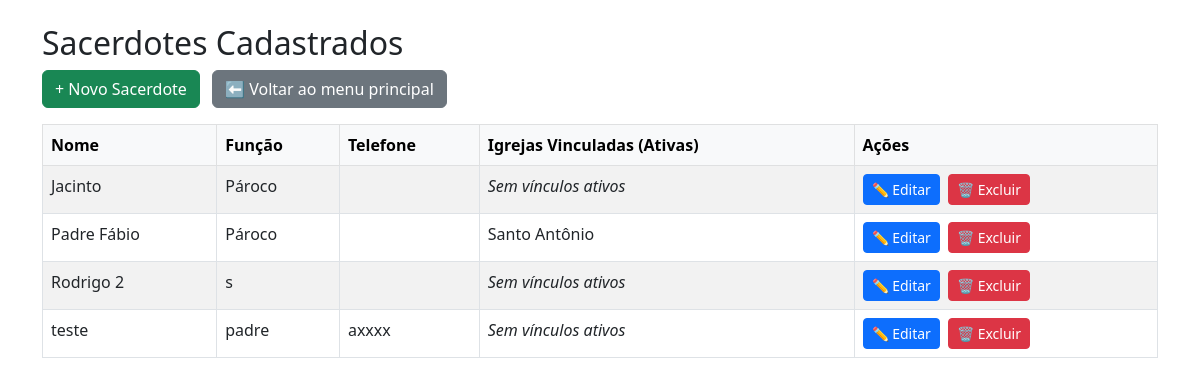
Page /admin/sacerdote_list.php on the committed database.
### tables this page shows
CREATE TABLE IF NOT EXISTS `tbsacerdotes` (
  `idSacerdote` int(11) NOT NULL AUTO_INCREMENT,
  `NomeSacerdote` varchar(250) DEFAULT NULL,
  `Funcao` varchar(50) DEFAULT NULL,
  `Telefone` varchar(30) DEFAULT NULL,
  `DataOrdenacao` date DEFAULT NULL,
  PRIMARY KEY (`idSacerdote`) USING BTREE
);

### admin/sacerdote_list.php (the view, shortened to what this page needs)
<?php include_once("../conexao.php"); ?>
<!DOCTYPE html>
<html lang="pt-br">
<head>
  <link href="https://cdn.jsdelivr.net/npm/bootstrap@5.3.0/dist/css/bootstrap.min.css" rel="stylesheet">
</head>
<body class="container mt-4">
  <h2>Sacerdotes Cadastrados</h2>
  <div class="mb-3">
    <a href="sacerdote_form.php" class="btn btn-success me-2">+ Novo Sacerdote</a>
    <a href="index.php" class="btn btn-secondary">⬅️ Voltar ao menu principal</a>
  </div>
  <table class="table table-bordered table-striped">
    <thead class="table-light">
      <tr>
        <th>Nome</th>
        <th>Função</th>
        <th>Telefone</th>
        <th>Igrejas Vinculadas (Ativas)</th>
        <th>Ações</th>
      </tr>
    </thead>
    <tbody>
      <?php
      $sql = "SELECT * FROM tbSacerdotes ORDER BY NomeSacerdote";
      $res = $conn->query($sql);
      while ($sac = $res->fetch_assoc()) {
        $idSac = $sac['idSacerdote'];
        $sqlIgrejas = "SELECT i.NomeIgreja
                       FROM tbIgrejaSacerdote v
                       JOIN tbIgreja i ON v.idIgreja = i.idIgreja
                       WHERE v.idSacerdote = $idSac AND v.Status = 1
                       ORDER BY i.NomeIgreja";
        $resIgrejas = $conn->query($sqlIgrejas);
        $igrejasAtivas = [];
        while ($ig = $resIgrejas->fetch_assoc()) {
          $igrejasAtivas[] = $ig['NomeIgreja'];
        }
        $listaIgrejas = $igrejasAtivas ? implode(", ", $igrejasAtivas) : "<i>Sem vínculos ativos</i>";
        echo "<tr>
                <td>{$sac['NomeSacerdote']}</td>
                <td>{$sac['Funcao']}</td>
                <td>{$sac['Telefone']}</td>
                <td>$listaIgrejas</td>
                <td>
                  <a href='sacerdote_form.php?id={$sac['idSacerdote']}' class='btn btn-sm btn-primary me-1'>✏️ Editar</a>
                  <a href='sacerdote_excluir.php?id={$sac['idSacerdote']}' class='btn btn-sm btn-danger' onclick=\"return confirm('Deseja realmente excluir este sacerdote?')\">🗑️ Excluir</a>
                </td>
              </tr>";
      }
      ?>
    </tbody>
  </table>
</body>
</html>

### rows in the picture
tbsacerdotes: NomeSacerdote "Jacinto", Funcao "Pároco", shows "Sem vínculos ativos"
tbsacerdotes: NomeSacerdote "Padre Fábio", Funcao "Pároco", igrejasAtivas "Santo Antônio"
tbsacerdotes: NomeSacerdote "Rodrigo 2", Funcao "s", shows "Sem vínculos ativos"
tbsacerdotes: NomeSacerdote "teste", Funcao "padre", Telefone "axxxx", shows "Sem vínculos ativos"
